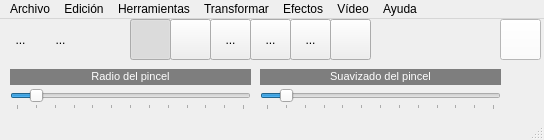
<?xml version="1.0" encoding="UTF-8"?>
<ui version="4.0">
 <class>MainWindow</class>
 <widget class="QMainWindow" name="MainWindow">
  <property name="geometry">
   <rect>
    <x>0</x>
    <y>0</y>
    <width>544</width>
    <height>140</height>
   </rect>
  </property>
  <property name="minimumSize">
   <size>
    <width>544</width>
    <height>140</height>
   </size>
  </property>
  <property name="maximumSize">
   <size>
    <width>544</width>
    <height>140</height>
   </size>
  </property>
  <property name="windowTitle">
   <string>QFotoPaint5</string>
  </property>
  <property name="windowIcon">
   <iconset resource="recursos.qrc">
    <normaloff>:/imagenes/icono.png</normaloff>:/imagenes/icono.png</iconset>
  </property>
  <widget class="QWidget" name="centralWidget">
   <widget class="QToolButton" name="toolButton">
    <property name="geometry">
     <rect>
      <x>40</x>
      <y>0</y>
      <width>41</width>
      <height>41</height>
     </rect>
    </property>
    <property name="text">
     <string>...</string>
    </property>
    <property name="icon">
     <iconset resource="recursos.qrc">
      <normaloff>:/imagenes/abrir.png</normaloff>:/imagenes/abrir.png</iconset>
    </property>
    <property name="iconSize">
     <size>
      <width>32</width>
      <height>32</height>
     </size>
    </property>
    <property name="autoRaise">
     <bool>true</bool>
    </property>
   </widget>
   <widget class="QToolButton" name="toolButton_2">
    <property name="geometry">
     <rect>
      <x>0</x>
      <y>0</y>
      <width>41</width>
      <height>41</height>
     </rect>
    </property>
    <property name="text">
     <string>...</string>
    </property>
    <property name="icon">
     <iconset resource="recursos.qrc">
      <normaloff>:/imagenes/nuevo.png</normaloff>:/imagenes/nuevo.png</iconset>
    </property>
    <property name="iconSize">
     <size>
      <width>32</width>
      <height>32</height>
     </size>
    </property>
    <property name="autoRaise">
     <bool>true</bool>
    </property>
   </widget>
   <widget class="QLabel" name="label">
    <property name="geometry">
     <rect>
      <x>10</x>
      <y>50</y>
      <width>241</width>
      <height>16</height>
     </rect>
    </property>
    <property name="styleSheet">
     <string notr="true">background-color: rgb(126, 126, 126);</string>
    </property>
    <property name="text">
     <string>&lt;!DOCTYPE HTML PUBLIC &quot;-//W3C//DTD HTML 4.0//EN&quot; &quot;http://www.w3.org/TR/REC-html40/strict.dtd&quot;&gt;
&lt;html&gt;&lt;head&gt;&lt;meta name=&quot;qrichtext&quot; content=&quot;1&quot; /&gt;&lt;style type=&quot;text/css&quot;&gt;
p, li { white-space: pre-wrap; }
&lt;/style&gt;&lt;/head&gt;&lt;body style=&quot; font-family:'MS Shell Dlg 2'; font-size:8.25pt; font-weight:400; font-style:normal;&quot;&gt;
&lt;p style=&quot; margin-top:0px; margin-bottom:0px; margin-left:0px; margin-right:0px; -qt-block-indent:0; text-indent:0px;&quot;&gt;&lt;span style=&quot; font-size:8pt; color:#ffffff;&quot;&gt;Radio del pincel&lt;/span&gt;&lt;/p&gt;&lt;/body&gt;&lt;/html&gt;</string>
    </property>
    <property name="alignment">
     <set>Qt::AlignCenter</set>
    </property>
    <property name="wordWrap">
     <bool>false</bool>
    </property>
   </widget>
   <widget class="QSlider" name="horizontalSlider">
    <property name="geometry">
     <rect>
      <x>10</x>
      <y>70</y>
      <width>241</width>
      <height>21</height>
     </rect>
    </property>
    <property name="maximum">
     <number>120</number>
    </property>
    <property name="value">
     <number>10</number>
    </property>
    <property name="orientation">
     <enum>Qt::Horizontal</enum>
    </property>
    <property name="tickPosition">
     <enum>QSlider::TicksBelow</enum>
    </property>
    <property name="tickInterval">
     <number>10</number>
    </property>
   </widget>
   <widget class="QLabel" name="label_2">
    <property name="geometry">
     <rect>
      <x>260</x>
      <y>50</y>
      <width>241</width>
      <height>16</height>
     </rect>
    </property>
    <property name="styleSheet">
     <string notr="true">background-color: rgb(126, 126, 126);</string>
    </property>
    <property name="text">
     <string>&lt;!DOCTYPE HTML PUBLIC &quot;-//W3C//DTD HTML 4.0//EN&quot; &quot;http://www.w3.org/TR/REC-html40/strict.dtd&quot;&gt;
&lt;html&gt;&lt;head&gt;&lt;meta name=&quot;qrichtext&quot; content=&quot;1&quot; /&gt;&lt;style type=&quot;text/css&quot;&gt;
p, li { white-space: pre-wrap; }
&lt;/style&gt;&lt;/head&gt;&lt;body style=&quot; font-family:'MS Shell Dlg 2'; font-size:8.25pt; font-weight:400; font-style:normal;&quot;&gt;
&lt;p style=&quot; margin-top:0px; margin-bottom:0px; margin-left:0px; margin-right:0px; -qt-block-indent:0; text-indent:0px;&quot;&gt;&lt;span style=&quot; font-size:8pt; color:#ffffff;&quot;&gt;Suavizado del pincel&lt;/span&gt;&lt;/p&gt;&lt;/body&gt;&lt;/html&gt;</string>
    </property>
    <property name="alignment">
     <set>Qt::AlignCenter</set>
    </property>
    <property name="wordWrap">
     <bool>false</bool>
    </property>
   </widget>
   <widget class="QSlider" name="horizontalSlider_2">
    <property name="geometry">
     <rect>
      <x>260</x>
      <y>70</y>
      <width>241</width>
      <height>21</height>
     </rect>
    </property>
    <property name="maximum">
     <number>120</number>
    </property>
    <property name="value">
     <number>10</number>
    </property>
    <property name="orientation">
     <enum>Qt::Horizontal</enum>
    </property>
    <property name="tickPosition">
     <enum>QSlider::TicksBelow</enum>
    </property>
    <property name="tickInterval">
     <number>10</number>
    </property>
   </widget>
   <widget class="QToolButton" name="toolButton_3">
    <property name="geometry">
     <rect>
      <x>80</x>
      <y>0</y>
      <width>41</width>
      <height>41</height>
     </rect>
    </property>
    <property name="text">
     <string/>
    </property>
    <property name="icon">
     <iconset resource="recursos.qrc">
      <normaloff>:/imagenes/guardar.png</normaloff>:/imagenes/guardar.png</iconset>
    </property>
    <property name="iconSize">
     <size>
      <width>32</width>
      <height>32</height>
     </size>
    </property>
    <property name="autoRaise">
     <bool>true</bool>
    </property>
   </widget>
   <widget class="QToolButton" name="toolButton_4">
    <property name="geometry">
     <rect>
      <x>130</x>
      <y>0</y>
      <width>41</width>
      <height>41</height>
     </rect>
    </property>
    <property name="text">
     <string/>
    </property>
    <property name="icon">
     <iconset resource="recursos.qrc">
      <normaloff>:/imagenes/punto.png</normaloff>:/imagenes/punto.png</iconset>
    </property>
    <property name="iconSize">
     <size>
      <width>32</width>
      <height>32</height>
     </size>
    </property>
    <property name="checkable">
     <bool>true</bool>
    </property>
    <property name="checked">
     <bool>true</bool>
    </property>
    <property name="autoExclusive">
     <bool>true</bool>
    </property>
   </widget>
   <widget class="QToolButton" name="toolButton_5">
    <property name="geometry">
     <rect>
      <x>170</x>
      <y>0</y>
      <width>41</width>
      <height>41</height>
     </rect>
    </property>
    <property name="text">
     <string/>
    </property>
    <property name="icon">
     <iconset resource="recursos.qrc">
      <normaloff>:/imagenes/linea.png</normaloff>:/imagenes/linea.png</iconset>
    </property>
    <property name="iconSize">
     <size>
      <width>32</width>
      <height>32</height>
     </size>
    </property>
    <property name="checkable">
     <bool>true</bool>
    </property>
    <property name="autoExclusive">
     <bool>true</bool>
    </property>
   </widget>
   <widget class="QToolButton" name="toolButton_6">
    <property name="geometry">
     <rect>
      <x>330</x>
      <y>0</y>
      <width>41</width>
      <height>41</height>
     </rect>
    </property>
    <property name="text">
     <string/>
    </property>
    <property name="icon">
     <iconset resource="recursos.qrc">
      <normaloff>:/imagenes/seleccionar.png</normaloff>:/imagenes/seleccionar.png</iconset>
    </property>
    <property name="iconSize">
     <size>
      <width>32</width>
      <height>32</height>
     </size>
    </property>
    <property name="checkable">
     <bool>true</bool>
    </property>
    <property name="autoExclusive">
     <bool>true</bool>
    </property>
   </widget>
   <widget class="QPushButton" name="pushButton">
    <property name="geometry">
     <rect>
      <x>500</x>
      <y>0</y>
      <width>41</width>
      <height>41</height>
     </rect>
    </property>
    <property name="styleSheet">
     <string notr="true">background-color: rgb(255, 255, 255);</string>
    </property>
    <property name="text">
     <string/>
    </property>
   </widget>
   <widget class="QToolButton" name="toolButton_7">
    <property name="geometry">
     <rect>
      <x>210</x>
      <y>0</y>
      <width>41</width>
      <height>41</height>
     </rect>
    </property>
    <property name="text">
     <string>...</string>
    </property>
    <property name="icon">
     <iconset resource="recursos.qrc">
      <normaloff>:/imagenes/rectangulo.png</normaloff>:/imagenes/rectangulo.png</iconset>
    </property>
    <property name="checkable">
     <bool>true</bool>
    </property>
    <property name="autoExclusive">
     <bool>true</bool>
    </property>
   </widget>
   <widget class="QToolButton" name="toolButton_8">
    <property name="geometry">
     <rect>
      <x>250</x>
      <y>0</y>
      <width>41</width>
      <height>41</height>
     </rect>
    </property>
    <property name="text">
     <string>...</string>
    </property>
    <property name="icon">
     <iconset resource="recursos.qrc">
      <normaloff>:/imagenes/elipse.png</normaloff>:/imagenes/elipse.png</iconset>
    </property>
    <property name="checkable">
     <bool>true</bool>
    </property>
    <property name="autoExclusive">
     <bool>true</bool>
    </property>
   </widget>
   <widget class="QToolButton" name="toolButton_9">
    <property name="geometry">
     <rect>
      <x>290</x>
      <y>0</y>
      <width>41</width>
      <height>41</height>
     </rect>
    </property>
    <property name="text">
     <string>...</string>
    </property>
    <property name="icon">
     <iconset resource="recursos.qrc">
      <normaloff>:/imagenes/arcoiris.png</normaloff>:/imagenes/arcoiris.png</iconset>
    </property>
    <property name="iconSize">
     <size>
      <width>20</width>
      <height>20</height>
     </size>
    </property>
    <property name="checkable">
     <bool>true</bool>
    </property>
    <property name="autoExclusive">
     <bool>true</bool>
    </property>
   </widget>
  </widget>
  <widget class="QMenuBar" name="menuBar">
   <property name="geometry">
    <rect>
     <x>0</x>
     <y>0</y>
     <width>544</width>
     <height>21</height>
    </rect>
   </property>
   <widget class="QMenu" name="menuArchivo">
    <property name="title">
     <string>Archivo</string>
    </property>
    <addaction name="actionNueva_imagen"/>
    <addaction name="actionAbrir_imagen"/>
    <addaction name="actionAbrir_del_porpapeles"/>
    <addaction name="actionCapturar_de_c_mara"/>
    <addaction name="actionCapturar_de_v_deo"/>
    <addaction name="separator"/>
    <addaction name="actionGuardar"/>
    <addaction name="actionGuardar_como"/>
    <addaction name="separator"/>
    <addaction name="actionCerrar"/>
    <addaction name="actionSalir"/>
   </widget>
   <widget class="QMenu" name="menuEdici_n">
    <property name="title">
     <string>Edición</string>
    </property>
    <widget class="QMenu" name="menuOpciones">
     <property name="title">
      <string>Opciones</string>
     </property>
     <addaction name="actionColor_del_pincel"/>
     <addaction name="actionPreguntar_si_guardar"/>
    </widget>
    <widget class="QMenu" name="menuVer_histograma">
     <property name="title">
      <string>Ver histograma</string>
     </property>
     <addaction name="actionGris"/>
     <addaction name="actionRojo"/>
     <addaction name="actionVerde"/>
     <addaction name="actionAzul"/>
    </widget>
    <addaction name="actionCopiar_a_nueva"/>
    <addaction name="actionCopiar_a_portapapeles"/>
    <addaction name="actionSeleccionar_todo"/>
    <addaction name="actionVer_informaci_n"/>
    <addaction name="separator"/>
    <addaction name="menuVer_histograma"/>
    <addaction name="menuOpciones"/>
   </widget>
   <widget class="QMenu" name="menuHerramientas">
    <property name="title">
     <string>Herramientas</string>
    </property>
    <addaction name="actionPunto"/>
    <addaction name="actionLinea"/>
    <addaction name="actionRect_ngulo"/>
    <addaction name="actionElipse"/>
    <addaction name="actionArco_iris"/>
    <addaction name="actionSeleccionar"/>
   </widget>
   <widget class="QMenu" name="menuTransformar">
    <property name="title">
     <string>Transformar</string>
    </property>
    <widget class="QMenu" name="menuRotar">
     <property name="title">
      <string>Rotar</string>
     </property>
     <addaction name="actionRotar_90"/>
     <addaction name="actionRotar_180"/>
     <addaction name="actionRotar_91"/>
     <addaction name="actionRotar"/>
    </widget>
    <addaction name="actionBrillo_contraste"/>
    <addaction name="actionMatiz_saturaci_n_luminosidad"/>
    <addaction name="actionInvertir"/>
    <addaction name="actionConvertir_a_color_falso"/>
    <addaction name="actionModelos_de_color"/>
    <addaction name="menuRotar"/>
    <addaction name="actionMedia_ponderada"/>
    <addaction name="actionAjuste_lineal"/>
    <addaction name="actionEscala_de_color"/>
    <addaction name="actionPerspectiva"/>
   </widget>
   <widget class="QMenu" name="menuEfectos">
    <property name="title">
     <string>Efectos</string>
    </property>
    <widget class="QMenu" name="menuSuavizado">
     <property name="title">
      <string>Suavizado</string>
     </property>
     <addaction name="actionGausiano"/>
     <addaction name="actionMedia"/>
     <addaction name="actionMediana"/>
    </widget>
    <addaction name="menuSuavizado"/>
    <addaction name="actionBajorrelieve"/>
    <addaction name="actionPinchar_estirar"/>
    <addaction name="actionConvoluci_n"/>
    <addaction name="actionMorfolog_a_matem_tica"/>
    <addaction name="actionBalanceo_de_blanco"/>
   </widget>
   <widget class="QMenu" name="menuV_deo">
    <property name="title">
     <string>Vídeo</string>
    </property>
    <widget class="QMenu" name="menuImagen_a_v_deo">
     <property name="title">
      <string>Imagen a vídeo</string>
     </property>
     <addaction name="actionRotar_imagen"/>
    </widget>
    <widget class="QMenu" name="menuV_deo_a_imagen">
     <property name="title">
      <string>Vídeo a imagen</string>
     </property>
     <addaction name="actionImagen_media"/>
    </widget>
    <widget class="QMenu" name="menuV_deo_a_video">
     <property name="title">
      <string>Vídeo a video</string>
     </property>
     <addaction name="actionCopiar_con_efectos"/>
    </widget>
    <addaction name="menuImagen_a_v_deo"/>
    <addaction name="menuV_deo_a_imagen"/>
    <addaction name="menuV_deo_a_video"/>
   </widget>
   <widget class="QMenu" name="menuAyuda">
    <property name="title">
     <string>Ayuda</string>
    </property>
    <addaction name="actionAcerca_de"/>
   </widget>
   <addaction name="menuArchivo"/>
   <addaction name="menuEdici_n"/>
   <addaction name="menuHerramientas"/>
   <addaction name="menuTransformar"/>
   <addaction name="menuEfectos"/>
   <addaction name="menuV_deo"/>
   <addaction name="menuAyuda"/>
  </widget>
  <widget class="QStatusBar" name="statusBar"/>
  <action name="actionNueva_imagen">
   <property name="text">
    <string>Nueva imagen...</string>
   </property>
  </action>
  <action name="actionAbrir_imagen">
   <property name="text">
    <string>Abrir imagen...</string>
   </property>
  </action>
  <action name="actionGuardar">
   <property name="text">
    <string>Guardar</string>
   </property>
  </action>
  <action name="actionGuardar_como">
   <property name="text">
    <string>Guardar como...</string>
   </property>
  </action>
  <action name="actionCerrar">
   <property name="text">
    <string>Cerrar</string>
   </property>
  </action>
  <action name="actionSalir">
   <property name="text">
    <string>Salir</string>
   </property>
  </action>
  <action name="actionPunto">
   <property name="text">
    <string>Punto</string>
   </property>
  </action>
  <action name="actionLinea">
   <property name="text">
    <string>Línea</string>
   </property>
  </action>
  <action name="actionSeleccionar">
   <property name="text">
    <string>Seleccionar</string>
   </property>
  </action>
  <action name="actionSeleccionar_todo">
   <property name="text">
    <string>Seleccionar todo</string>
   </property>
  </action>
  <action name="actionColor_del_pincel">
   <property name="text">
    <string>Color del pincel...</string>
   </property>
  </action>
  <action name="actionPreguntar_si_guardar">
   <property name="checkable">
    <bool>true</bool>
   </property>
   <property name="checked">
    <bool>true</bool>
   </property>
   <property name="text">
    <string>Preguntar si guardar</string>
   </property>
  </action>
  <action name="actionBrillo_contraste">
   <property name="text">
    <string>Brillo/Contraste/Gama...</string>
   </property>
  </action>
  <action name="actionInvertir">
   <property name="text">
    <string>Invertir</string>
   </property>
  </action>
  <action name="actionRotar_90">
   <property name="text">
    <string>Rotar 90º</string>
   </property>
  </action>
  <action name="actionRotar_91">
   <property name="text">
    <string>Rotar 270º</string>
   </property>
  </action>
  <action name="actionMedia_ponderada">
   <property name="text">
    <string>Media ponderada...</string>
   </property>
  </action>
  <action name="actionRotar_180">
   <property name="text">
    <string>Rotar 180º</string>
   </property>
  </action>
  <action name="actionGausiano">
   <property name="text">
    <string>Gausiano...</string>
   </property>
  </action>
  <action name="actionMedia">
   <property name="text">
    <string>Media...</string>
   </property>
  </action>
  <action name="actionRotar_imagen">
   <property name="text">
    <string>Rotar imagen...</string>
   </property>
  </action>
  <action name="actionAcerca_de">
   <property name="text">
    <string>Acerca de...</string>
   </property>
  </action>
  <action name="actionImagen_media">
   <property name="text">
    <string>Imagen media...</string>
   </property>
  </action>
  <action name="actionRect_ngulo">
   <property name="text">
    <string>Rectángulo</string>
   </property>
  </action>
  <action name="actionElipse">
   <property name="text">
    <string>Elipse</string>
   </property>
  </action>
  <action name="actionCopiar_a_nueva">
   <property name="text">
    <string>Copiar a nueva</string>
   </property>
  </action>
  <action name="actionGris">
   <property name="text">
    <string>Gris</string>
   </property>
  </action>
  <action name="actionRojo">
   <property name="text">
    <string>Rojo</string>
   </property>
  </action>
  <action name="actionVerde">
   <property name="text">
    <string>Verde</string>
   </property>
  </action>
  <action name="actionAzul">
   <property name="text">
    <string>Azul</string>
   </property>
  </action>
  <action name="actionMediana">
   <property name="text">
    <string>Mediana...</string>
   </property>
  </action>
  <action name="actionCapturar_de_c_mara">
   <property name="text">
    <string>Capturar de cámara...</string>
   </property>
  </action>
  <action name="actionCapturar_de_v_deo">
   <property name="text">
    <string>Capturar de vídeo...</string>
   </property>
  </action>
  <action name="actionArco_iris">
   <property name="text">
    <string>Arco iris</string>
   </property>
  </action>
  <action name="actionAjuste_lineal">
   <property name="text">
    <string>Ajuste lineal...</string>
   </property>
  </action>
  <action name="actionBajorrelieve">
   <property name="text">
    <string>Bajorrelieve...</string>
   </property>
  </action>
  <action name="actionEscala_de_color">
   <property name="text">
    <string>Escala de color</string>
   </property>
  </action>
  <action name="actionPinchar_estirar">
   <property name="text">
    <string>Pinchar/estirar...</string>
   </property>
  </action>
  <action name="actionMatiz_saturaci_n_luminosidad">
   <property name="text">
    <string>Matiz/saturación/luminosidad...</string>
   </property>
  </action>
  <action name="actionConvoluci_n">
   <property name="text">
    <string>Convolución...</string>
   </property>
  </action>
  <action name="actionPerspectiva">
   <property name="text">
    <string>Perspectiva...</string>
   </property>
  </action>
  <action name="actionCopiar_con_efectos">
   <property name="text">
    <string>Copiar con efectos...</string>
   </property>
  </action>
  <action name="actionRotar">
   <property name="text">
    <string>Rotar...</string>
   </property>
  </action>
  <action name="actionVer_informaci_n">
   <property name="text">
    <string>Ver información</string>
   </property>
  </action>
  <action name="actionCopiar_a_portapapeles">
   <property name="text">
    <string>Copiar a portapapeles</string>
   </property>
  </action>
  <action name="actionAbrir_del_porpapeles">
   <property name="text">
    <string>Abrir del porpapeles</string>
   </property>
  </action>
  <action name="actionConvertir_a_color_falso">
   <property name="text">
    <string>Convertir a color falso...</string>
   </property>
  </action>
  <action name="actionModelos_de_color">
   <property name="text">
    <string>Modelos de color...</string>
   </property>
  </action>
  <action name="actionMorfolog_a_matem_tica">
   <property name="text">
    <string>Morfología matemática....</string>
   </property>
  </action>
  <action name="actionBalanceo_de_blanco">
   <property name="text">
    <string>Balanceo de blanco</string>
   </property>
  </action>
 </widget>
 <layoutdefault spacing="6" margin="11"/>
 <resources>
  <include location="recursos.qrc"/>
 </resources>
 <connections/>
</ui>
